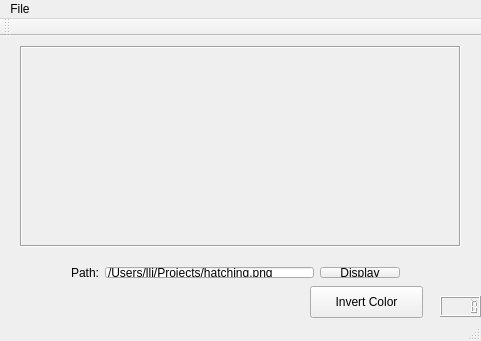
<?xml version="1.0" encoding="UTF-8"?>
<ui version="4.0">
 <class>MainWindow</class>
 <widget class="QMainWindow" name="MainWindow">
  <property name="geometry">
   <rect>
    <x>0</x>
    <y>0</y>
    <width>481</width>
    <height>341</height>
   </rect>
  </property>
  <property name="windowTitle">
   <string>MainWindow</string>
  </property>
  <widget class="QWidget" name="centralWidget">
   <widget class="QLCDNumber" name="lcdNumber">
    <property name="geometry">
     <rect>
      <x>440</x>
      <y>260</y>
      <width>41</width>
      <height>21</height>
     </rect>
    </property>
   </widget>
   <widget class="QLabel" name="label">
    <property name="geometry">
     <rect>
      <x>20</x>
      <y>10</y>
      <width>441</width>
      <height>201</height>
     </rect>
    </property>
    <property name="autoFillBackground">
     <bool>true</bool>
    </property>
    <property name="frameShape">
     <enum>QFrame::Box</enum>
    </property>
    <property name="frameShadow">
     <enum>QFrame::Sunken</enum>
    </property>
    <property name="text">
     <string/>
    </property>
   </widget>
   <widget class="QPushButton" name="invColorbutton">
    <property name="geometry">
     <rect>
      <x>310</x>
      <y>250</y>
      <width>113</width>
      <height>32</height>
     </rect>
    </property>
    <property name="text">
     <string>Invert Color</string>
    </property>
   </widget>
   <widget class="QWidget" name="">
    <property name="geometry">
     <rect>
      <x>60</x>
      <y>220</y>
      <width>351</width>
      <height>33</height>
     </rect>
    </property>
    <layout class="QGridLayout" name="gridLayout">
     <item row="0" column="0">
      <widget class="QLabel" name="label_2">
       <property name="text">
        <string>Path:</string>
       </property>
      </widget>
     </item>
     <item row="0" column="1">
      <widget class="QLineEdit" name="lineEdit">
       <property name="text">
        <string>/Users/lli/Projects/hatching.png</string>
       </property>
      </widget>
     </item>
     <item row="0" column="2">
      <widget class="QPushButton" name="displayButton">
       <property name="text">
        <string>Display</string>
       </property>
      </widget>
     </item>
    </layout>
   </widget>
  </widget>
  <widget class="QMenuBar" name="menuBar">
   <property name="geometry">
    <rect>
     <x>0</x>
     <y>0</y>
     <width>481</width>
     <height>22</height>
    </rect>
   </property>
   <widget class="QMenu" name="menuFile">
    <property name="title">
     <string>File</string>
    </property>
    <addaction name="actionOpen_Image"/>
   </widget>
   <addaction name="menuFile"/>
  </widget>
  <widget class="QToolBar" name="mainToolBar">
   <attribute name="toolBarArea">
    <enum>TopToolBarArea</enum>
   </attribute>
   <attribute name="toolBarBreak">
    <bool>false</bool>
   </attribute>
  </widget>
  <widget class="QStatusBar" name="statusBar"/>
  <action name="actionOpen_Image">
   <property name="text">
    <string>Open Image</string>
   </property>
  </action>
 </widget>
 <layoutdefault spacing="6" margin="11"/>
 <resources/>
 <connections/>
</ui>
